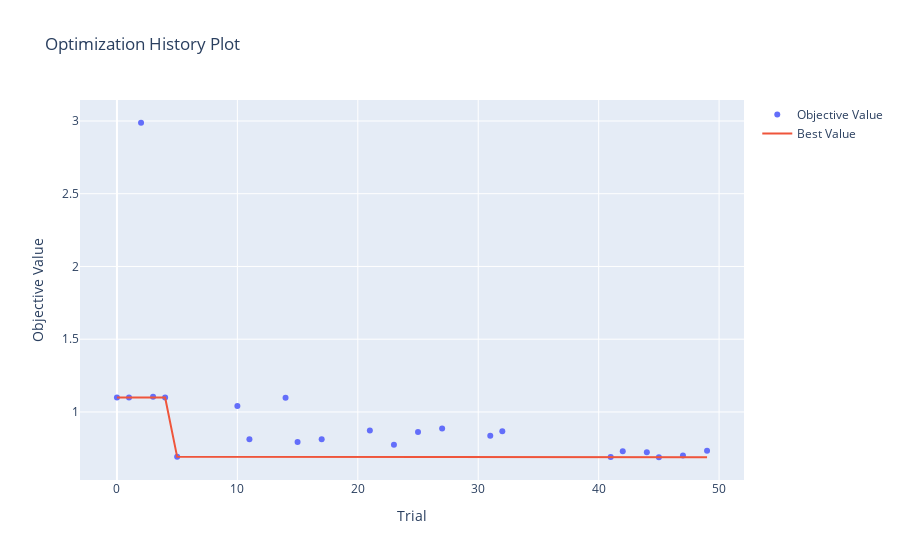

The notebook cell saved with this chart:
### Code cell
fig.write_image(pathlib.Path(f"{graph_path}.png"))
fig.show()

### Figure 1 — Plotly figure (JSON) as saved in the notebook; plotly's stock layout.template omitted (floating-point values rounded to 4 significant figures)
{"data": [{"mode": "markers", "name": "Objective Value", "type": "scatter", "x": [0, 1, 2, 3, 4, 5, 10, 11, 14, 15, 17, 21, 23, 25, 27, 31, 32, 41, 42, 44, 45, 47, 49], "y": [1.099, 1.099, 2.988, 1.104, 1.099, 0.6912, 1.041, 0.8125, 1.097, 0.794, 0.8119, 0.8733, 0.774, 0.8621, 0.8869, 0.836, 0.8679, 0.6903, 0.7295, 0.7234, 0.6886, 0.7002, 0.7331]}, {"mode": "lines", "name": "Best Value", "type": "scatter", "x": [0, 1, 2, 3, 4, 5, 6, 7, 8, 9, 10, 11, 12, 13, 14, 15, 16, 17, 18, 19, 20, 21, 22, 23, 24, 25, 26, 27, 28, 29, 30, 31, 32, 33, 34, 35, 36, 37, 38, 39, 40, 41, 42, 43, 44, 45, 46, 47, 48, 49], "y": [1.099, 1.099, 1.099, 1.099, 1.099, 0.6912, 0.6912, 0.6912, 0.6912, 0.6912, 0.6912, 0.6912, 0.6912, 0.6912, 0.6912, 0.6912, 0.6912, 0.6912, 0.6912, 0.6912, 0.6912, 0.6912, 0.6912, 0.6912, 0.6912, 0.6912, 0.6912, 0.6912, 0.6912, 0.6912, 0.6912, 0.6912, 0.6912, 0.6912, 0.6912, 0.6912, 0.6912, 0.6912, 0.6912, 0.6912, 0.6912, 0.6903, 0.6903, 0.6903, 0.6903, 0.6886, 0.6886, 0.6886, 0.6886, 0.6886]}, {"marker": {"color": "#cccccc"}, "mode": "markers", "name": "Infeasible Trial", "showlegend": false, "type": "scatter", "x": [], "y": []}], "layout": {"title": {"text": "Optimization History Plot"}, "xaxis": {"title": {"text": "Trial"}}, "yaxis": {"title": {"text": "Objective Value"}}}}
